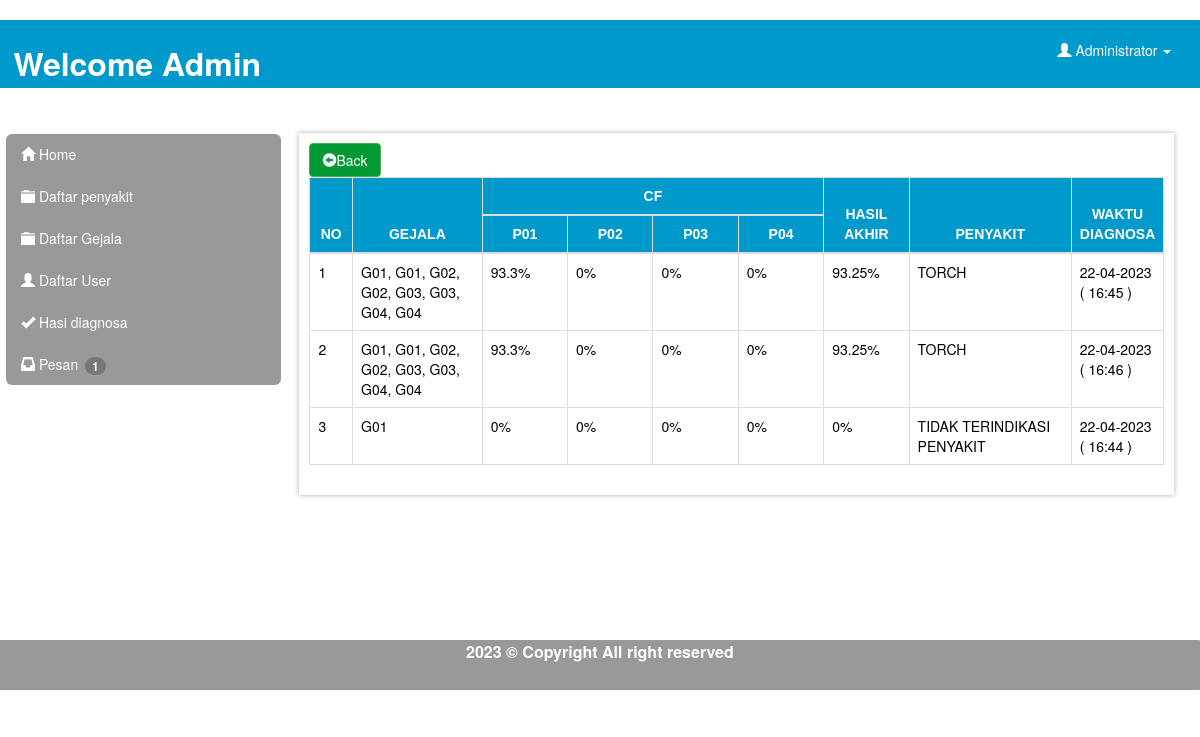
The app's page /Control/index.php?r=lihathasil&idh=4 (signed in) with its own data.
### tables this page shows
CREATE TABLE `hasil_diagnosa` (
  `id_hasildiagnosa` int(11) NOT NULL,
  `no_konsul` int(11) NOT NULL,
  `id_member` int(11) NOT NULL,
  `kd_penyakit` varchar(5) NOT NULL,
  `cf1` double NOT NULL,
  `cf2` double NOT NULL,
  `cf3` double NOT NULL,
  `cf4` double NOT NULL,
  `max` double NOT NULL,
  `waktu` datetime NOT NULL DEFAULT '0000-00-00 00:00:00'
);

CREATE TABLE `penyakit` (
  `id_penyakit` int(11) NOT NULL,
  `kd_penyakit` varchar(5) NOT NULL,
  `nama_penyakit` varchar(100) NOT NULL,
  `keterangan` text NOT NULL,
  `penanggulangan` text NOT NULL
);

### Control/modules/hasil/lihathasil.php (the view, shortened to what this page needs)
<?php include "koneksi.php";
$sqlh = mysql_query("select * from hasil_diagnosa where id_member='$_GET[idh]'  order by no_konsul desc");
?>
<div >
<a href='?r=hasildiagnosa'class='btn btn-success' > <span class='glyphicon glyphicon-circle-arrow-left'></span>Back</a>
</div>
<div class="table-responsive">
<table class="table table-hover table-sm table-bordered" >
<thead class="bg-primary" >
<tr id="thpo">
  <th width='5%' class="text-center" rowspan="2">NO</th>
  <th class="text-center" rowspan="2">GEJALA</th>
  <th class="text-center" colspan="4" >CF</th>
  <th width='10%' class="text-center" rowspan="2">HASIL AKHIR</th>
  <th width='19%' class="text-center" rowspan="2">PENYAKIT</th>
  <th width='10%' class="text-center" rowspan="2">WAKTU DIAGNOSA</th>
</tr>
<tr  id="thpo">
  <th width='10%' class="text-center">P01</th>
  <th width='10%' class="text-center">P02</th>
  <th width='10%' class="text-center">P03</th>
  <th width='10%' class="text-center">P04</th>
</tr>
 </thead>
 <tbody class="">
 <?php
 $no = 1;
while($rh = mysql_fetch_array($sqlh)){
  $tgl = substr($rh["waktu"],8,2);
  $bln = substr($rh["waktu"],5,2);
  $thn = substr($rh["waktu"],0,4);
  $jam = substr($rh["waktu"],11,5);
    $cekmax=$rh['max'];
    if($cekmax>0){
            $sqlhp = mysql_query("select * from penyakit where kd_penyakit='$rh[kd_penyakit]'");
            $rhp = mysql_fetch_array($sqlhp);
            $sqlhg = mysql_query("select * from hasil_diagnosa,diagnosa where hasil_diagnosa.no_konsul=diagnosa.no_konsul
              and hasil_diagnosa.no_konsul='$rh[no_konsul]'
              and diagnosa.no_konsul='$rh[no_konsul]' ");
            $gejala =array();
            while($rhg = mysql_fetch_array($sqlhg)){
              $gejala[] = $rhg['kd_gejala'];
            }
        $r1=$rh["cf1"];
        $r2=$rh["cf2"];
        $r3=$rh["cf3"];
        $r4=$rh["cf4"];
        $r11=$r1*100;
        $r22=$r2*100;
        $r33=$r3*100;
        $r44=$r4*100;
          echo "<tr>
           <td >$no</td>
           <td>".implode(', ',$gejala)."</td>
           <td>$r11%</td>
           <td>$r22%</td>
           <td>$r33%</td>
           <td>$r44%</td>
           <td>$rh[max]%</td>
           <td>$rhp[nama_penyakit]</td>
           <td>$tgl-$bln-$thn    ( $jam )</td>
         </tr>";
  $no++;
}else{
        $sqlhg = mysql_query("select * from hasil_diagnosa,diagnosa where hasil_diagnosa.no_konsul=diagnosa.no_konsul
          and hasil_diagnosa.no_konsul='$rh[no_konsul]'
          and diagnosa.no_konsul='$rh[no_konsul]' ");
        $gejala =array();
        while($rhg = mysql_fetch_array($sqlhg)){
          $gejala[] = $rhg['kd_gejala'];
        }
        $r1=$rh["cf1"];
        $r2=$rh["cf2"];
        $r3=$rh["cf3"];
        $r4=$rh["cf4"];
        $r11=$r1*100;
        $r22=$r2*100;
        $r33=$r3*100;
        $r44=$r4*100;
        echo "<tr>
        <td >$no</td>
        <td>".implode(', ',$gejala)."</td>
        <td>$r11%</td>
        <td>$r22%</td>
        <td>$r33%</td>
        <td>$r44%</td>
        <td>$rh[max]%</td>
        <td>TIDAK TERINDIKASI PENYAKIT</td>
        <td>$tgl-$bln-$thn    ( $jam )</td>
        </tr>";
        $no++;
}
}
?>
</tbody>
 </table> </div>
 </div>
 </div>

### Control/style.css (style rules this page uses)
.btn-success { color:#fff; background-color:#009933; padding-right:: 30px; padding-left:: 30px; text-align:center; }
#thpo { text-align:center; background-color:#09c; padding: 10px; color:#ffffff; font-family:Arial; }
td { color:#000000; }
a { color: #ffffff !important; text-decoration: none; }

### records on screen
hasil_diagnosa: gejala "G01, G01, G02, G02, G03, G03, G04, G04", cf1 "93.3", cf2 "0", cf3 "0", cf4 "0", max "93.25", penyakit.nama_penyakit "TORCH", waktu "22", waktu "04", waktu "2023", waktu "16:45"
hasil_diagnosa: gejala "G01, G01, G02, G02, G03, G03, G04, G04", cf1 "93.3", cf2 "0", cf3 "0", cf4 "0", max "93.25", penyakit.nama_penyakit "TORCH", waktu "22", waktu "04", waktu "2023", waktu "16:46"
hasil_diagnosa: gejala "G01", cf1 "0", cf2 "0", cf3 "0", cf4 "0", max "0", waktu "22", waktu "04", waktu "2023", waktu "16:44"

### other values on screen
$rc "1"
